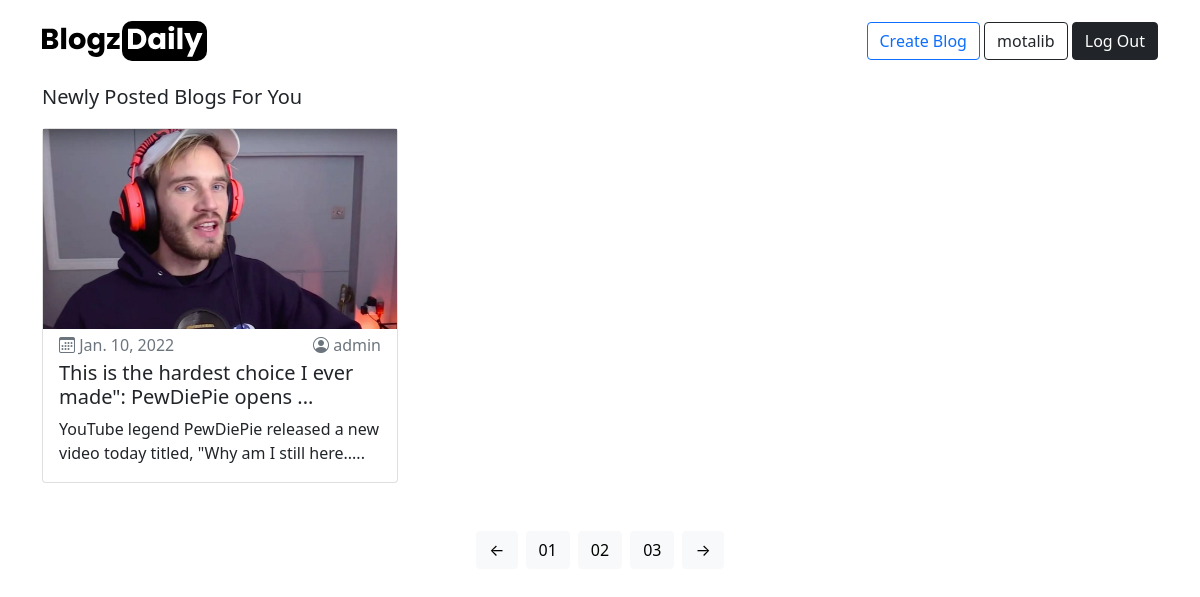
The page /blogs/ (signed in) on the database its author committed.
### app_blog/models.py (models this page shows, shortened)
class Blog(models.Model):
    author = models.ForeignKey(User, on_delete=models.CASCADE, related_name='blog_author')
    title = models.CharField(max_length=150, verbose_name='Insert Title')
    sub_title = models.CharField(max_length=264, verbose_name='Insert Sub-title', default='')
    slug = models.SlugField(max_length=264, unique=True)
    content = models.TextField(verbose_name='Blog Content')
    image = models.ImageField(upload_to='blogs', verbose_name='Image')
    published = models.DateTimeField(auto_now_add=True)
    edited = models.DateTimeField(auto_now=True)
    class Meta:
        ordering = ['-published',]

### app_blog/views.py (the view)
# urls.py: path('', views.BlogList.as_view(), name='blogs'),
class BlogList(ListView):
    context_object_name = 'blogs'
    model = Blog
    template_name = 'app_blog/all_blogs.html'

### app_blog/templatetags/custom_filters.py (called while the page is built)
def value_range(value,range):
    if len(value) > range:
        return value[0:range-3]+'...'
    else:
        return value

### templates/app_blog/all_blogs.html (shortened to what this page needs)
{% extends 'base.html' %}
{% load custom_filters %}
{% load static %}
{% block body_block %}
<main class="blog-grid-page">
    <div class="container">
        <p class='lead'>Newly Posted Blogs For You</p>
        <div class="row mt-2">
            {% for blog in blogs %}
            <div class="col-md-4 mb-4">
                <div class="card" style="height:355px">
                    <div class="overflow-hidden" style="height:200px">
                        <a href="{% url 'app_blog:blog' slug=blog.slug %}">
                        <img class="img-fluid"
                            {% if blog.blog_image == "" %}
                                src="{% static '/images/empty.jpg' %}"
                            {% else %}
                                src="/media/{{blog.image}}"
                            {% endif %}
                        alt=""></a>
                    </div>
                    <div class="px-3 py-1">
                        <p class="d-flex justify-content-between mb-1 text-secondary">
                            <span><i class="bi bi-calendar3"></i> {{blog.published|date}}</span>
                            <span><i class="bi bi-person-circle"></i> {{blog.author}}</span>
                        </p>
                        <h5>{{blog.title|value_range:60}}</h5>
                        <p class="mb-0">{{blog.content|value_range:85}}</p>
                    </div>
                </div>
            </div>
            {% endfor %}
        </div>
        <div class="row">
            <div class="col-12 pb-5 mb-5">
                    <nav class="d-flex align-items-center justify-content-center my-4">
                        <a class="btn btn-light mx-1" href="#">&larr;</a>
                        <a class="btn btn-light mx-1" href="#">01</a>
                        <a class="btn btn-light mx-1" href="#">02</a>
                        <a class="btn btn-light mx-1" href="#">03</a>
                        <a class="btn btn-light mx-1" href="#">&rarr;</a>
                    </nav>
            </div>
        </div>
    </div>
</main>
{% endblock  %}

### templates/base.html (shortened to what this page needs)
<!DOCTYPE html>
{% load static %}
<html lang="en">
<head>
    <link href="https://cdn.jsdelivr.net/npm/bootstrap@5.0.2/dist/css/bootstrap.min.css" rel="stylesheet">
    <link rel="stylesheet" href="https://cdn.jsdelivr.net/npm/bootstrap-icons@1.7.2/font/bootstrap-icons.css">
</head>
<body>
    <header class="app-header mb-2 pt-2">
        <nav class="navbar navbar-light">
            <div class="container">
                <a class="navbar-brand" href="{% url 'index' %}"><img draggable="false" src="{% static 'images/logo.svg' %}" alt=""></a>
                <form class="justify-content-start">
                    {% if user.is_authenticated %}
                    <a href="{% url 'app_blog:create' %}" class="btn btn-outline-primary" type="button">Create Blog</a>
                    <a href="{% url 'app_login:profile' %}" class="btn btn-outline-dark" type="button">{{user.username}}</a>
                    <a href="{% url 'app_login:logout' %}" class="btn btn-dark" type="button">Log Out</a>
                    {% else %}
                    <a href="{% url 'app_login:login' %}" class="btn btn-outline-dark" type="button">Log In</a>
                    <a href="{% url 'app_login:signup' %}" class="btn btn-dark text-light" type="button">Sign Up</a>
                    {% endif %}
                </form>
              </div>
        </nav>
    </header>
    {% block body_block %}
    {% endblock  %}
</body>
</html>

### rows shown on the page
Blog: image (picture), published "Jan. 10, 2022", author "admin", title|value_range "This is the hardest choice I ever made\": PewDiePie opens ...", content|value_range "YouTube legend PewDiePie released a new video today titled, \"Why am I still here....."

### other values the page prints
{{ user.username }} "motalib"
